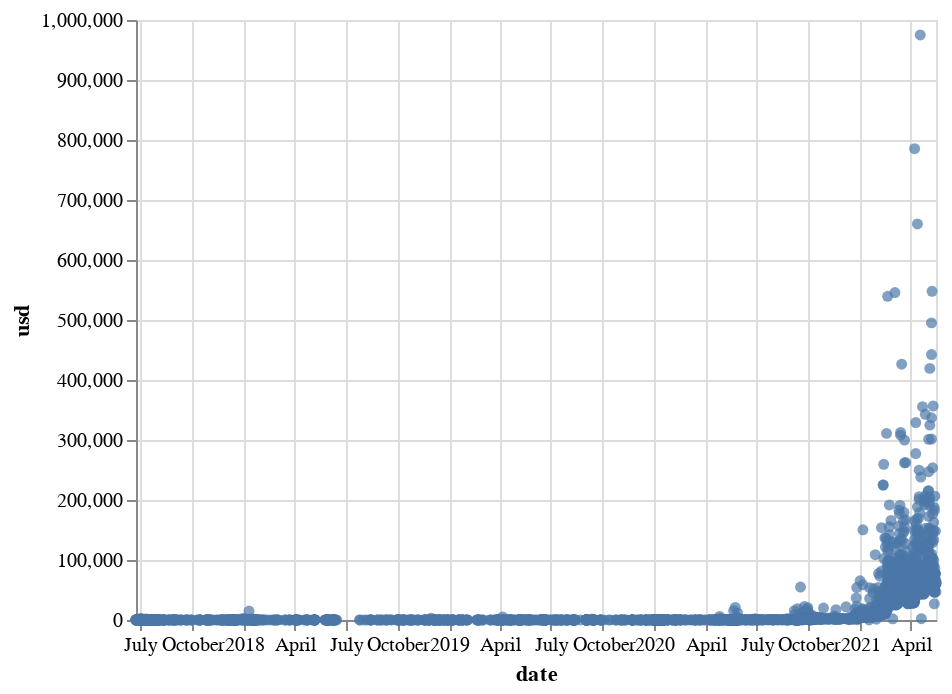

Notebook cell for this chart:
### Code cell
alt.Chart(sold).encode(x="date", y="usd").mark_circle()

### Figure 1 — Vega-Lite specification as saved in the notebook (floating-point values rounded to 4 significant figures; data arrays with more than 128 entries replaced by an {"elided": "..."} marker saying what was removed)
{"config": {"view": {"continuousWidth": 400, "continuousHeight": 300}}, "data": {"name": "data-6cbcf70414f0b4a8b963b36ff942b367"}, "mark": "circle", "encoding": {"x": {"type": "temporal", "field": "date"}, "y": {"type": "quantitative", "field": "usd"}}, "$schema": "https://vega.github.io/schema/vega-lite/v4.8.1.json", "datasets": {"data-6cbcf70414f0b4a8b963b36ff942b367": {"elided": "5000 records"}}}
